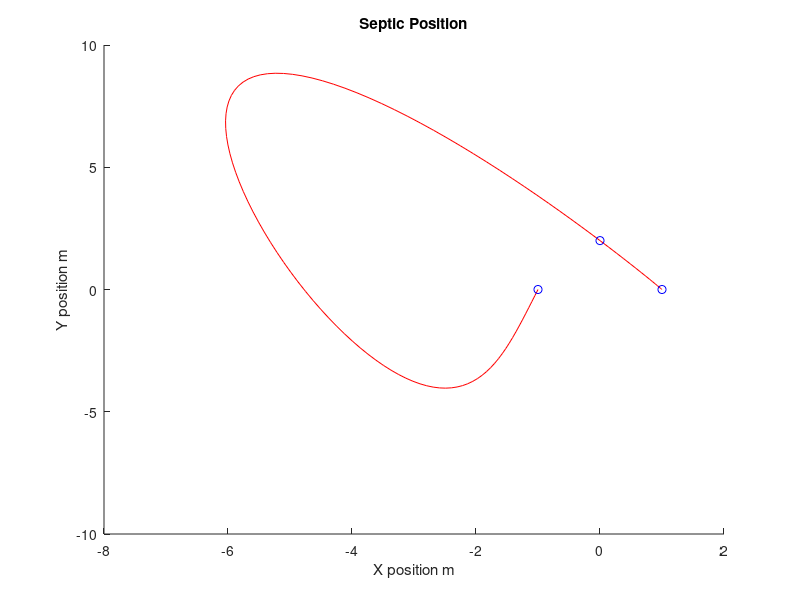

Here is the MATLAB script that generated this plot:
x0_y0 = [ -1 0]; 
x1_y1 = [0 2]; 
x2_y2 = [ 1 0]; 
x0_y0dot = [ -1 -5]; 
x2_y2dot = [ 0 0]; 
t = [ 0 5 6]; 
t01 = [0:.05:5]; 
t12 = [5:.05:6]; 
A = [ 1 t(1) t(1)^2 t(1)^3 t(1)^4 t(1)^5 t(1)^6 t(1)^7 0 0 0 0 0 0 0 0; ...
      1 t(2) t(2)^2 t(2)^3 t(2)^4 t(2)^5 t(2)^6 t(2)^7 0 0 0 0 0 0 0 0; ... 
      0  1   2*t(1) 3*t(1)^2 4*t(1)^3 5*t(1)^4 6*t(1)^5 7*t(1)^6 0 0 0 0 0 0 0 0;...
      0  0 2 6*t(1) 12*t(1)^2 20*t(1)^3 30*t(1)^4 42*t(1)^5 0 0 0 0 0 0 0 0; ...
      0  0  0  6  24*t(1) 60*t(1)^2 120*t(1)^3 210*t(1)^4 0 0 0 0 0 0 0 0;  
      0  1   2*t(2) 3*t(2)^2 4*t(2)^3 5*t(2)^4 6*t(2)^5 7*t(2)^6 0  -1 -2*t(2) -3*t(2)^2 -4*t(2)^3 -5*t(2)^4 -6*t(2)^5 -7*t(2)^6;...
      0  0 2 6*t(2) 12*t(2)^2 20*t(2)^3 30*t(2)^4 42*t(2)^5 0 0 -2 -6*t(2) -12*t(2)^2 -20*t(2)^3 -30*t(2)^4 -42*t(2)^5; ...
      0  0  0  6  24*t(2) 60*t(2)^2 120*t(2)^3 210*t(2)^4  0  0  0  -6  -24*t(2) -60*t(2)^2 -120*t(2)^3 -210*t(2)^4;...
      0  0  0 0 24 120*t(2) 360*t(2)^2  840*t(2)^3 0  0 0 0 -24 -120*t(2) -360*t(2)^2  -840*t(2)^3;...
      0  0  0 0 0 120 720*t(2) 2520*t(2)^2 0  0  0 0 0 -120 -720*t(2) -2520*t(2)^2;...
      0  0  0 0 0 0 720 5040*t(2) 0  0  0 0 0 0 -720 -5040*t(2);...
      0 0 0 0 0 0 0 0 1 t(2) t(2)^2 t(2)^3 t(2)^4 t(2)^5 t(2)^6 t(2)^7; ...
      0 0 0 0 0 0 0 0 1 t(3) t(3)^2 t(3)^3 t(3)^4 t(3)^5 t(3)^6 t(3)^7; ... 
      0 0 0 0 0 0 0 0  0  1   2*t(3) 3*t(3)^2 4*t(3)^3 5*t(3)^4 6*t(3)^5 7*t(3)^6; ... 
      0 0 0 0 0 0 0 0  0  0 2 6*t(3) 12*t(3)^2 20*t(3)^3 30*t(3)^4 42*t(3)^5; ... 
      0 0 0 0 0 0 0 0  0  0  0  6  24*t(3) 60*t(3)^2 120*t(3)^3 210*t(3)^4; ];
  
 b = [x0_y0;x1_y1;x0_y0dot;[0 0];[0 0];[0 0];[0 0];[0 0];[0 0];[0 0];[0 0];x1_y1;x2_y2;[0 0];[0 0];[0 0]];
      
 coeff = A\b;
      
 
P0x = coeff(1,1) + coeff(2,1)*t01 + coeff(3,1)*t01.^2 + coeff(4,1)*t01.^3+ coeff(5,1)*t01.^4 + coeff(6,1)*t01.^5 + coeff(7,1)*t01.^6 +coeff(8,1)*t01.^7;
P0y = coeff(1,2) + coeff(2,2)*t01 + coeff(3,2)*t01.^2 + coeff(4,2)*t01.^3+ coeff(5,2)*t01.^4 + coeff(6,2)*t01.^5 + coeff(7,2)*t01.^6 +coeff(8,2)*t01.^7;
P1x = coeff(9,1) + coeff(10,1)*t12 + coeff(11,1)*t12.^2 + coeff(12,1)*t12.^3 + coeff(13,1)*t12.^4 + coeff(14,1)*t12.^5 + coeff(15,1)*t12.^6 + coeff(16,1)*t12.^7; 
P1y = coeff(9,2) + coeff(10,2)*t12 + coeff(11,2)*t12.^2 + coeff(12,2)*t12.^3 + coeff(13,2)*t12.^4 + coeff(14,2)*t12.^5 + coeff(15,2)*t12.^6 + coeff(16,2)*t12.^7; 
hold on
plot([P0x P1x],[P0y P1y],'-r'); 
scatter([x0_y0(1) x1_y1(1) x2_y2(1)], [x0_y0(2) x1_y1(2) x2_y2(2)],'b');
title('Septic Position'); 
xlabel('X position m'); 
ylabel('Y position m'); 
axis auto
      